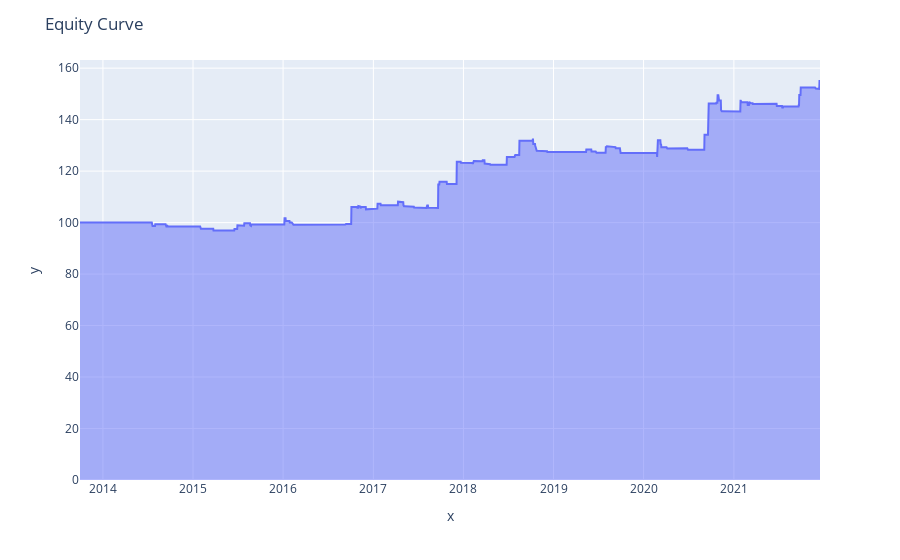

Write notebook code for a chart like this one.
### Code cell
#Plot equity curve
fig = px.area(x=df_plt.index,y= df_plt['Equity Curve'])
fig.update_layout( title_text='Equity Curve')   
fig.show()

### Figure 1 — Plotly figure (JSON) as saved in the notebook; plotly's stock layout.template omitted (floating-point values rounded to 4 significant figures; data arrays with more than 128 entries replaced by an {"elided": "..."} marker saying what was removed)
{"data": [{"hovertemplate": "x=%{x}<br>y=%{y}<extra></extra>", "legendgroup": "", "line": {"color": "#636efa"}, "marker": {"symbol": "circle"}, "mode": "lines", "name": "", "orientation": "v", "showlegend": false, "stackgroup": "1", "type": "scatter", "x": {"elided": "2070 str values"}, "xaxis": "x", "y": {"elided": "2070 float values"}, "yaxis": "y"}], "layout": {"legend": {"tracegroupgap": 0}, "margin": {"t": 60}, "title": {"text": "Equity Curve"}, "xaxis": {"anchor": "y", "domain": [0, 1], "title": {"text": "x"}}, "yaxis": {"anchor": "x", "domain": [0, 1], "title": {"text": "y"}}}}
